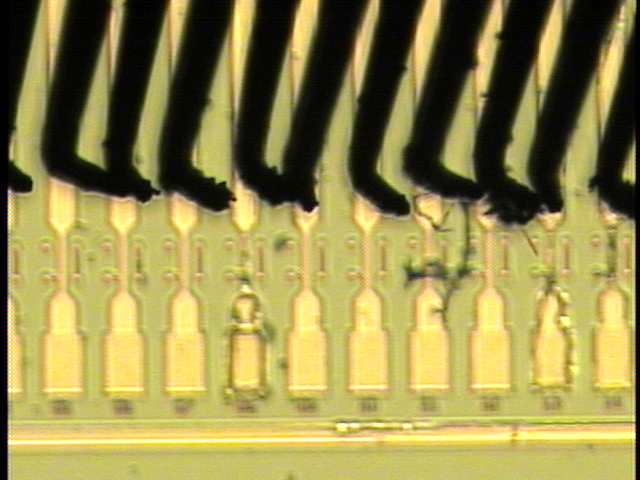
#> input picture image_process/inputs/5.png, 640 x 480 px, found by its file name
$ jupyter execute --allow-errors Segmentation.ipynb   (shell and % lines are left out)   (older library calls are emulated)
#> lines starting #> are read from the running program, lines starting #| are printed output that depends on the picture; after the words box and inside, x2 and y2 are one past the last pixel; in counts of white or black regions, pixels touching at a corner belong together
[cell 1]
import cv2
import numpy as np
from matplotlib import pyplot as plt

import sys
import os
sys.path.insert(0, os.path.abspath(os.path.join(os.getcwd(), "opencv_helper")))
from opencv_helper import helper

[cell 2]
img_name = "inputs/5.png"
origin = cv2.imread(img_name, 1)
#> origin is the input picture: shape (480, 640, 3); mean B, G, R 77.6, 141.3, 151.6
img = cv2.cvtColor(origin, cv2.COLOR_BGR2GRAY)
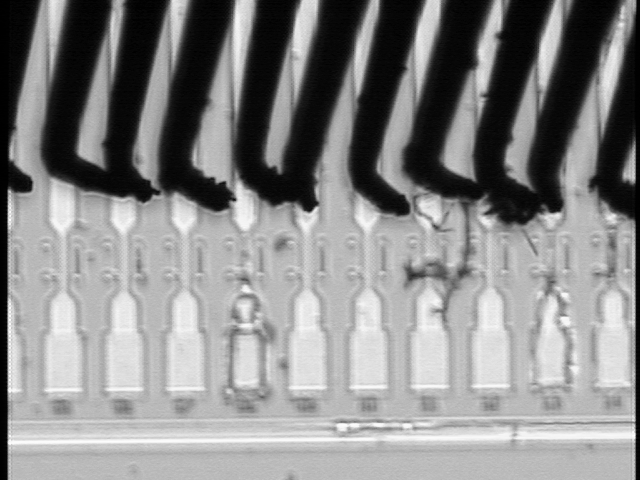
#> img: shape (480, 640); min 0, max 255, mean 137.1
print(img.shape)
#| (480, 640)
helper.show_img(img)
#> (this line was passed over: opencv_helper is not available in this run)

#> (a cell that did not finish here is left out)

[cell 4]
helper.histogram(img)
#> (this line was passed over: opencv_helper is not available in this run)

[cell 5]
equ = cv2.equalizeHist(img)
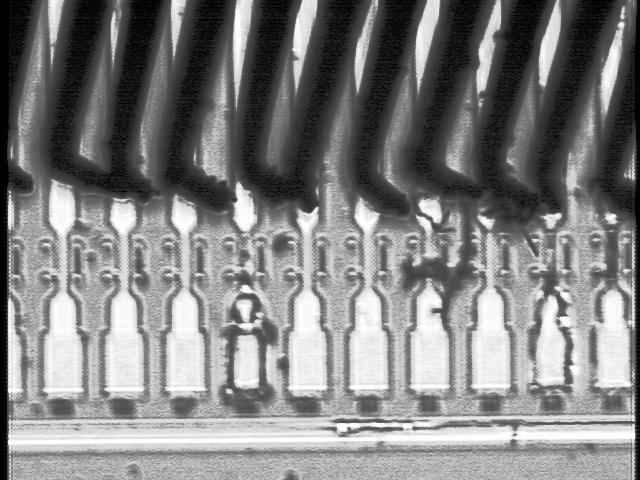
#> equ: shape (480, 640); min 0, max 255, mean 128.6
helper.show_img(equ)
#> (this line was passed over: opencv_helper is not available in this run)

[cell 6]
helper.histogram(equ)
#> (this line was passed over: opencv_helper is not available in this run)

[cell 7]
# contrast limited adaptive histogram equalization
clahe = cv2.createCLAHE(clipLimit=2.0, tileGridSize=(8, 8))
cl1 = clahe.apply(img)
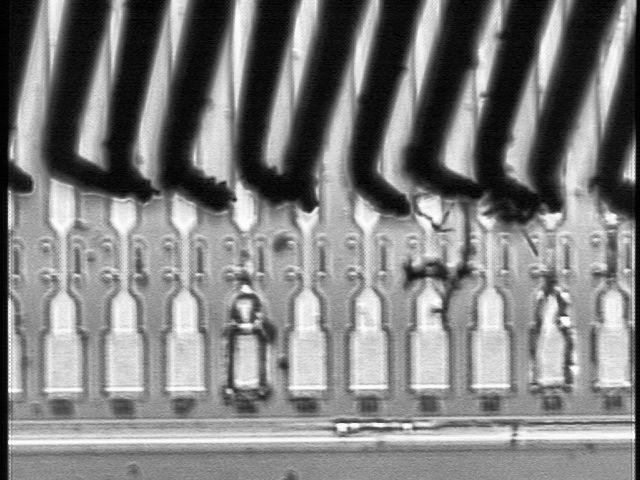
#> cl1: shape (480, 640); min 0, max 255, mean 127.5
helper.show_img(cl1)
#> (this line was passed over: opencv_helper is not available in this run)

[cell 8]
helper.histogram(cl1)
#> (this line was passed over: opencv_helper is not available in this run)

[cell 9]
ret, thresh = cv2.threshold(equ, 0, 255, cv2.THRESH_BINARY_INV + cv2.THRESH_OTSU)
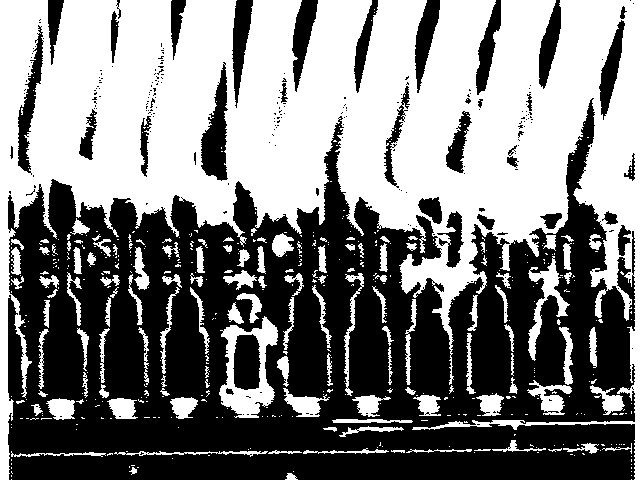
#> thresh: shape (480, 640); 49.9% white; 481 white regions (356 under 20 px), largest, box (x1, y1, x2, y2) and area: (0, 0, 640, 480) 131225, (219, 316, 278, 418) 2565, (528, 256, 570, 361) 1170
#> ret = 127
helper.show_img(thresh)
#> (this line was passed over: opencv_helper is not available in this run)

$ run again, with image_process/inputs/0.png copied over image_process/inputs/5.png
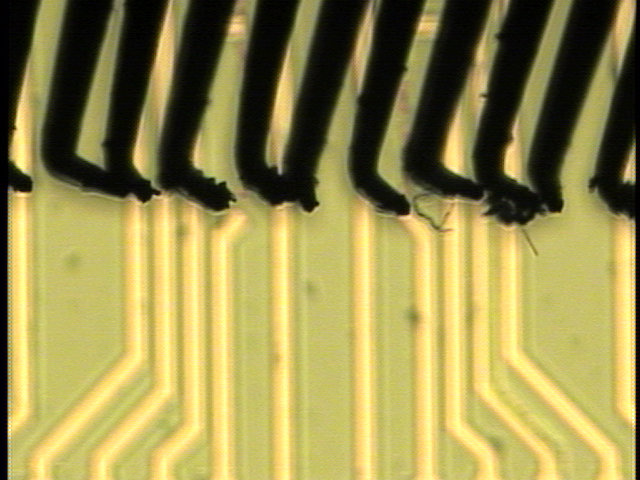
#> input picture image_process/inputs/0.png, 640 x 480 px, found by its file name
#> origin is the input picture: shape (480, 640, 3); mean B, G, R 79.4, 142.7, 153.2
#| (480, 640)
#> `cl1 = clahe.apply(img)`:
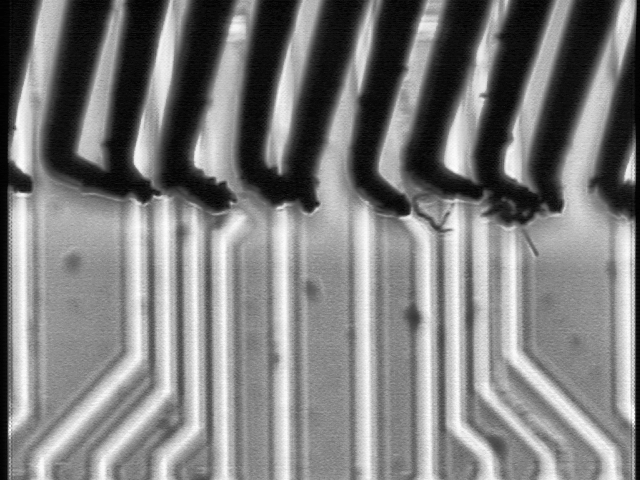
#> cl1: shape (480, 640); min 0, max 254, mean 125.8
#> `ret, thresh = cv2.threshold(equ, 0, 255, cv2.THRESH_BINARY_INV + cv2.T..`:
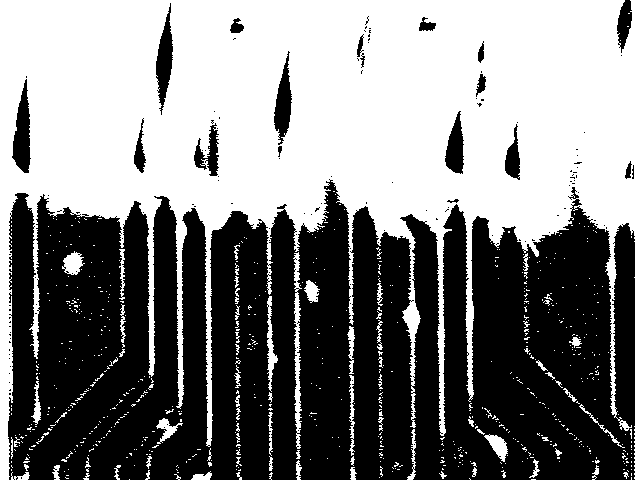
#> thresh: shape (480, 640); 50.3% white; 141 black regions (122 under 20 px), largest, box (x1, y1, x2, y2) and area: (8, 179, 635, 480) 146093, (12, 79, 31, 173) 1065, (156, 3, 173, 115) 978
#> ret = 128

$ run again, with image_process/inputs/1.png copied over image_process/inputs/5.png
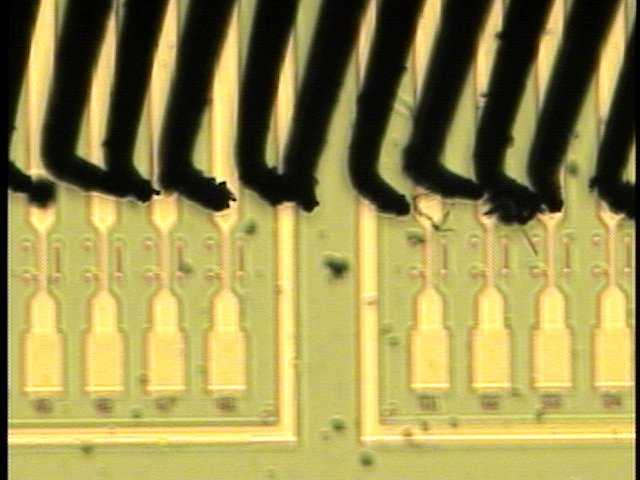
#> input picture image_process/inputs/1.png, 640 x 480 px, found by its file name
#> origin is the input picture: shape (480, 640, 3); mean B, G, R 78.7, 143.3, 154
#| (480, 640)
#> `cl1 = clahe.apply(img)`:
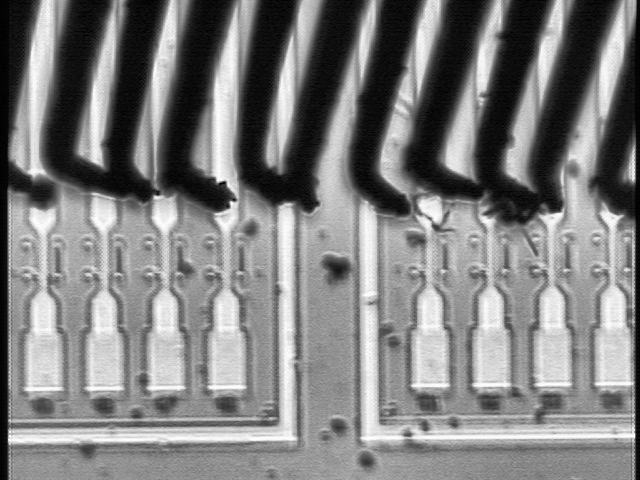
#> cl1: shape (480, 640); min 0, max 255, mean 127.4
#> `ret, thresh = cv2.threshold(equ, 0, 255, cv2.THRESH_BINARY_INV + cv2.T..`:
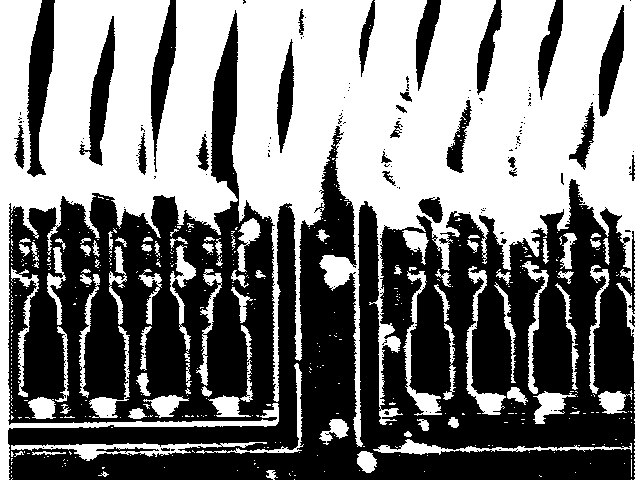
#> thresh: shape (480, 640); 49.7% white; 463 white regions (380 under 20 px), largest, box (x1, y1, x2, y2) and area: (0, 0, 640, 480) 129701, (11, 442, 267, 461) 1508, (466, 266, 506, 415) 1237
#> ret = 126

$ run again, with image_process/inputs/3.png copied over image_process/inputs/5.png
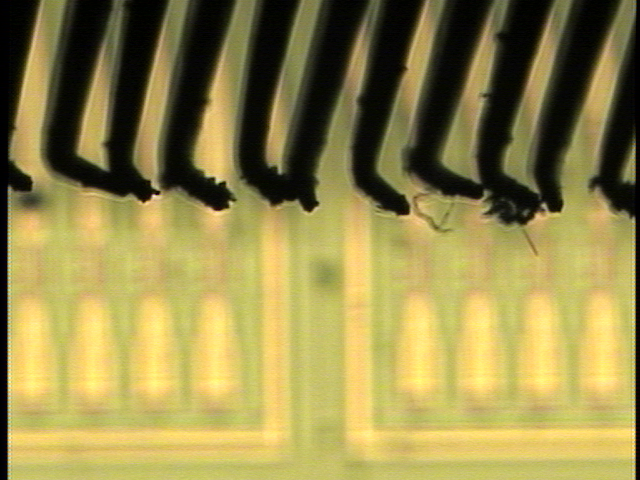
#> input picture image_process/inputs/3.png, 640 x 480 px, found by its file name
#> origin is the input picture: shape (480, 640, 3); mean B, G, R 77.1, 138.9, 151.1
#| (480, 640)
#> `cl1 = clahe.apply(img)`:
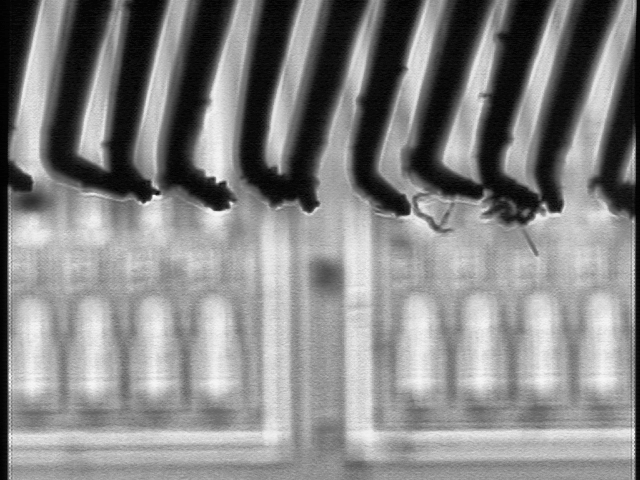
#> cl1: shape (480, 640); min 0, max 249, mean 134.1
#> `ret, thresh = cv2.threshold(equ, 0, 255, cv2.THRESH_BINARY_INV + cv2.T..`:
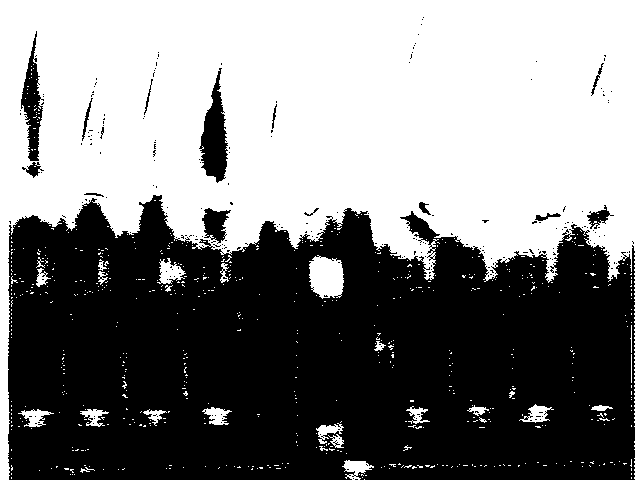
#> thresh: shape (480, 640); 50.9% white; 250 black regions (235 under 20 px), largest, box (x1, y1, x2, y2) and area: (8, 195, 635, 480) 145666, (199, 68, 228, 183) 1788, (21, 31, 44, 161) 1312
#> ret = 129
